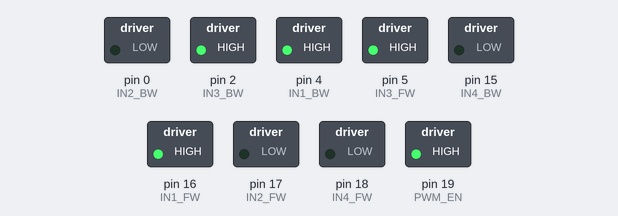
Recording of a sketch running on a simulated Arduino Uno, built with avr-gcc and run on an emulated ATmega328P. On the bench: switched loads named in the sketch (green lamp = pin HIGH).

Above: at 1.0 s.
At 4.0 s:
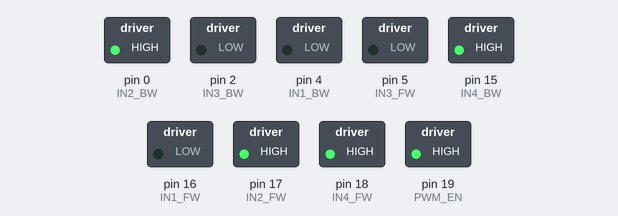
At 5.5 s:
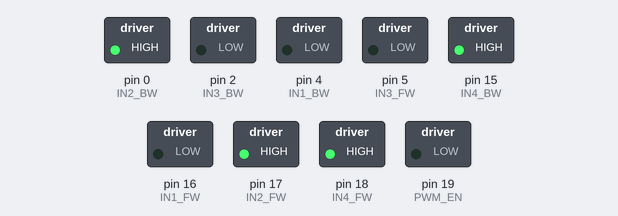
At 7.0 s:
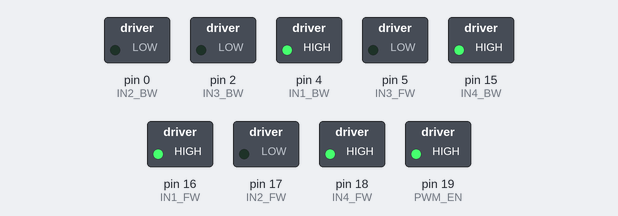
At 10.0 s:
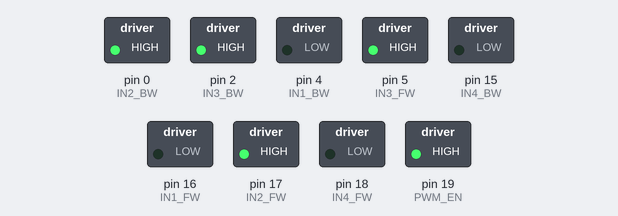
At 14.5 s:
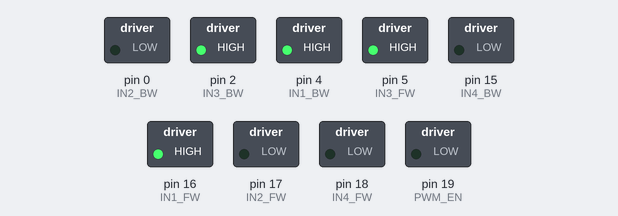
Timing chart, 0 to 15.6 s (numbered marks = the images above):
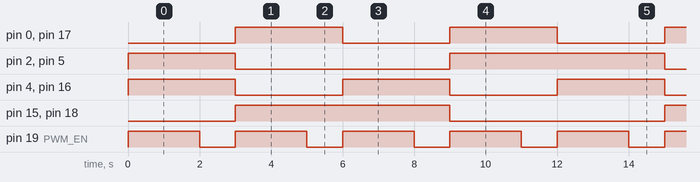

Measured:
- by itself, pin 0 (IN2_BW), pin 4 (IN1_BW), pin 16 (IN1_FW), pin 17 (IN2_FW): alternates HIGH for 3.0 s and LOW for 3.0 s
- by itself, pin 2 (IN3_BW), pin 5 (IN3_FW): repeats every 12.0 s: LOW 6.0 s, HIGH 6.0 s
- by itself, pin 15 (IN4_BW), pin 18 (IN4_FW): alternates HIGH for 6.0 s and LOW for 6.0 s
- by itself, pin 19 (PWM_EN): alternates HIGH for 2.0 s and LOW for 1.0 s

The sketch:

MOTORI_DC_8_PIN.ino
```cpp
#define IN1_FW 16
#define IN2_FW 17
#define IN3_FW 5
#define IN4_FW 18

#define IN1_BW 4
#define IN2_BW 0
#define IN3_BW 2
#define IN4_BW 15

#define PWM_EN 19


void setup() {

  pinMode(IN1_FW, OUTPUT);
  pinMode(IN2_FW, OUTPUT);
  pinMode(IN3_FW, OUTPUT);
  pinMode(IN4_FW, OUTPUT);

  pinMode(IN1_BW, OUTPUT);
  pinMode(IN2_BW, OUTPUT);
  pinMode(IN3_BW, OUTPUT);
  pinMode(IN4_BW, OUTPUT);
  pinMode(PWM_EN, OUTPUT);
}

void loop() {
    avanti();
  delay(2000);
    fermo();
  delay(1000);
    indietro();
  delay(2000);
    fermo();
  delay(1000);
    destra();
  delay(2000);
    fermo();
  delay(1000);
    sinistra();
  delay(2000);
    fermo();
  delay(1000);
}

void fermo(){
//digitalWrite(IN1_FW,0);
//digitalWrite(IN2_FW,0);
//digitalWrite(IN3_FW,0);
//digitalWrite(IN4_FW,0);

//digitalWrite(IN1_BW,0);
//digitalWrite(IN2_BW,0);
//digitalWrite(IN3_BW,0);
//digitalWrite(IN4_BW,0);
//digitalWrite(IN4_BW,0);

analogWrite(PWM_EN,0);

}

void avanti(){
digitalWrite(IN1_FW,1);
digitalWrite(IN2_FW,0);
digitalWrite(IN3_FW,1);
digitalWrite(IN4_FW,0);

digitalWrite(IN1_BW,1);
digitalWrite(IN2_BW,0);
digitalWrite(IN3_BW,1);
digitalWrite(IN4_BW,0);

analogWrite(PWM_EN,200);

}

void indietro(){
digitalWrite(IN1_FW,0);
digitalWrite(IN2_FW,1);
digitalWrite(IN3_FW,0);
digitalWrite(IN4_FW,1);

digitalWrite(IN1_BW,0);
digitalWrite(IN2_BW,1);
digitalWrite(IN3_BW,0);
digitalWrite(IN4_BW,1);

analogWrite(PWM_EN,200);
}

void destra(){
digitalWrite(IN1_FW,1);
digitalWrite(IN2_FW,0);
digitalWrite(IN3_FW,0);
digitalWrite(IN4_FW,1);

digitalWrite(IN1_BW,1);
digitalWrite(IN2_BW,0);
digitalWrite(IN3_BW,0);
digitalWrite(IN4_BW,1);

analogWrite(PWM_EN,200);
}

void sinistra(){
digitalWrite(IN1_FW,0);
digitalWrite(IN2_FW,1);
digitalWrite(IN3_FW,1);
digitalWrite(IN4_FW,0);

digitalWrite(IN1_BW,0);
digitalWrite(IN2_BW,1);
digitalWrite(IN3_BW,1);
digitalWrite(IN4_BW,0);

analogWrite(PWM_EN,200);
}
```
